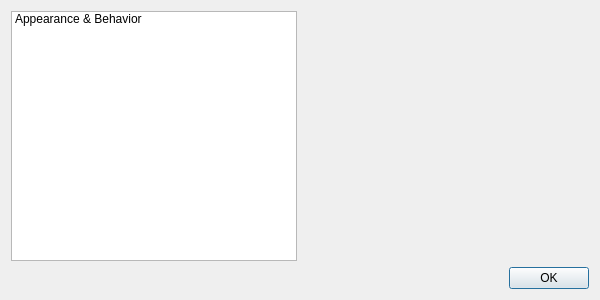
<?xml version="1.0" encoding="UTF-8"?>
<ui version="4.0">
 <class>PreferencesDialog</class>
 <widget class="QDialog" name="PreferencesDialog">
  <property name="geometry">
   <rect>
    <x>0</x>
    <y>0</y>
    <width>600</width>
    <height>300</height>
   </rect>
  </property>
  <property name="minimumSize">
   <size>
    <width>600</width>
    <height>0</height>
   </size>
  </property>
  <property name="windowTitle">
   <string>Preferences</string>
  </property>
  <layout class="QVBoxLayout" name="verticalLayout">
   <item>
    <layout class="QHBoxLayout" name="horizontalLayout">
     <item>
      <widget class="QListWidget" name="preferencesList">
       <property name="sizePolicy">
        <sizepolicy hsizetype="MinimumExpanding" vsizetype="Expanding">
         <horstretch>0</horstretch>
         <verstretch>0</verstretch>
        </sizepolicy>
       </property>
       <property name="minimumSize">
        <size>
         <width>200</width>
         <height>0</height>
        </size>
       </property>
       <item>
        <property name="text">
         <string>Appearance &amp; Behavior</string>
        </property>
       </item>
      </widget>
     </item>
     <item>
      <widget class="QStackedWidget" name="preferencesStacked">
       <property name="sizePolicy">
        <sizepolicy hsizetype="Expanding" vsizetype="Preferred">
         <horstretch>0</horstretch>
         <verstretch>0</verstretch>
        </sizepolicy>
       </property>
       <property name="minimumSize">
        <size>
         <width>200</width>
         <height>0</height>
        </size>
       </property>
       <property name="currentIndex">
        <number>0</number>
       </property>
       <widget class="sore::AppearancePage" name="appearancePage"/>
      </widget>
     </item>
    </layout>
   </item>
   <item>
    <widget class="QDialogButtonBox" name="buttonBox">
     <property name="orientation">
      <enum>Qt::Horizontal</enum>
     </property>
     <property name="standardButtons">
      <set>QDialogButtonBox::Ok</set>
     </property>
    </widget>
   </item>
  </layout>
 </widget>
 <customwidgets>
  <customwidget>
   <class>sore::AppearancePage</class>
   <extends>QWidget</extends>
   <header>gui/view/preferences/appearance_page.h</header>
   <container>1</container>
  </customwidget>
 </customwidgets>
 <resources/>
 <connections>
  <connection>
   <sender>buttonBox</sender>
   <signal>accepted()</signal>
   <receiver>PreferencesDialog</receiver>
   <slot>accept()</slot>
   <hints>
    <hint type="sourcelabel">
     <x>248</x>
     <y>254</y>
    </hint>
    <hint type="destinationlabel">
     <x>157</x>
     <y>274</y>
    </hint>
   </hints>
  </connection>
  <connection>
   <sender>buttonBox</sender>
   <signal>rejected()</signal>
   <receiver>PreferencesDialog</receiver>
   <slot>reject()</slot>
   <hints>
    <hint type="sourcelabel">
     <x>316</x>
     <y>260</y>
    </hint>
    <hint type="destinationlabel">
     <x>286</x>
     <y>274</y>
    </hint>
   </hints>
  </connection>
 </connections>
</ui>
